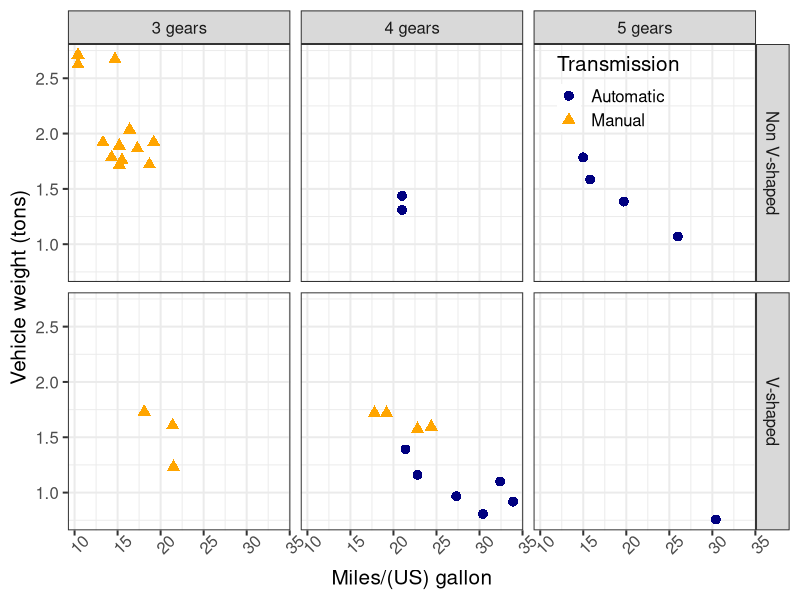
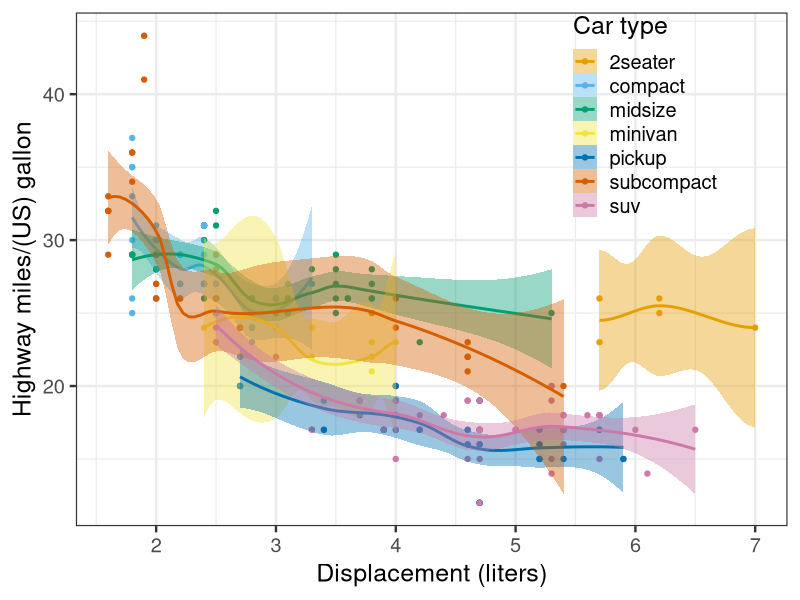

Generate these figures, in order, with R:
## ---- chunk 1
library(ggplot2)
library(datasets)
library(tidyverse)
mtcars <- mutate(mtcars, vs = ifelse(vs == 1, "V-shaped", "Non V-shaped"),
                         am = ifelse(am == 1, "Automatic", "Manual")) 
mtcars$wt <- mtcars$wt/2
mtcars$gear <- sapply(as.character(mtcars$gear), paste, "gears", sep=" ")
head(mtcars)
## ---- chunk 2
mg <- ggplot(mtcars, aes(x = mpg, y = wt, color = as.factor(am), shape = as.factor(am) )) + 
      geom_point(size = 3) + 
      facet_grid(as.factor(vs) ~ as.factor(gear), labeller = label_context) + 
      theme_bw(base_size = 15) + theme(axis.text.x = element_text(angle=45)) +
      scale_color_manual("Transmission", values=c("navy", "orange")) + 
      xlab("Miles/(US) gallon") + ylab("Vehicle weight (tons)") + 
      labs(color = "Transmission", shape="Transmission") +
      theme(legend.position = c(0.8, 0.90), legend.background = element_rect(color=NA,fill=NA))
      
print(mg)
## ---- chunk 3
cbPalette <- c("#E69F00", "#56B4E9", "#009E73", "#F0E442", "#0072B2", "#D55E00", "#CC79A7")
ds <- ggplot(mpg, aes(displ, hwy, colour = class, fill = class)) +
      geom_point() +
      geom_smooth(alpha = 0.4) +
      scale_fill_manual("Car type", values = cbPalette) + 
      scale_colour_manual("Car type", values = cbPalette) +
      theme_bw(base_size = 18) +
      xlab("Displacement (liters)") + ylab("Highway miles/(US) gallon") +
      theme(legend.position = c(0.8, 0.8), legend.background = element_rect(fill=alpha('white', 0)))
ds
